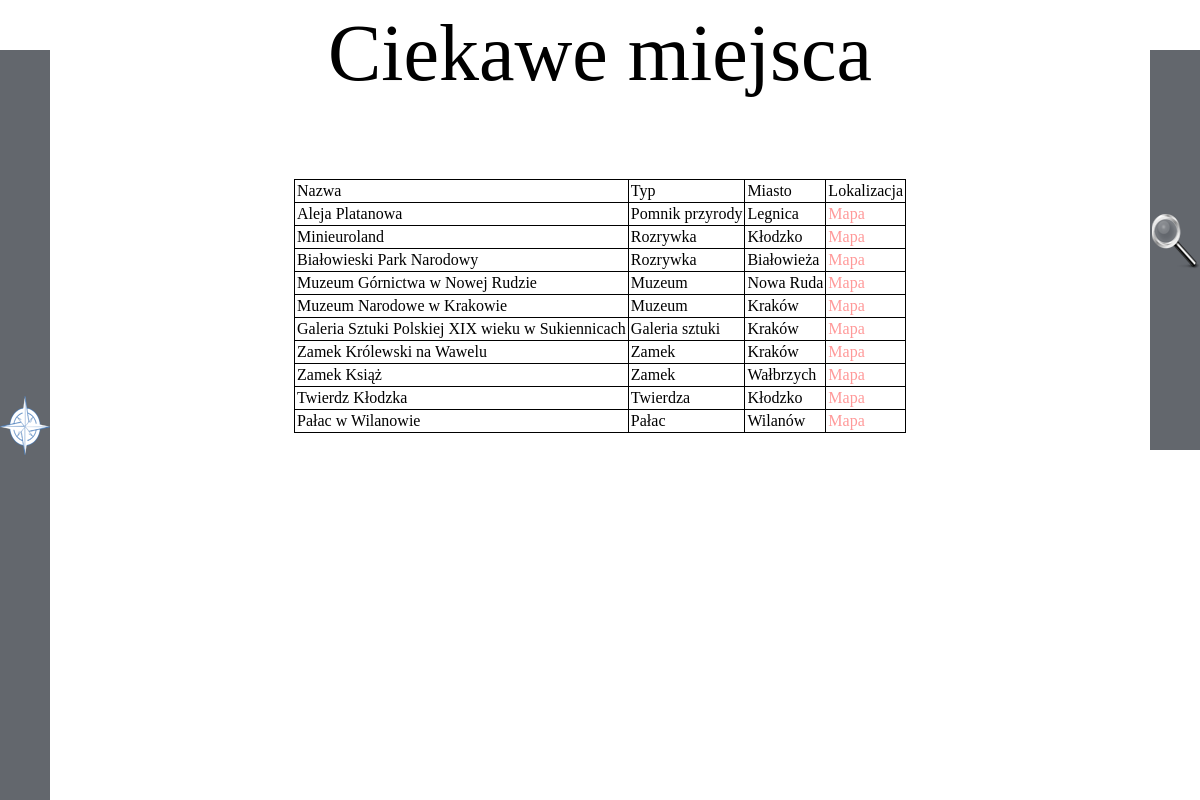
/miejsca.php, run on the app's committed database.
### tables this page shows
CREATE TABLE IF NOT EXISTS `miejsca` (
  `Id_miejsca` int(11) NOT NULL,
  `Nazwa` varchar(100) NOT NULL,
  `Typ` varchar(30) NOT NULL,
  `Miasto` varchar(50) NOT NULL,
  `Lokalizacja` varchar(255) NOT NULL
);

### miejsca.php (the view, shortened to what this page needs)
<html>
<head>
</head>
<body>
<center><p id="naglowek">Ciekawe miejsca</p></center>
<div id="menu">
<img src="bar3.png" style="float: right; border-left: 1px solid black">
<center><br>NAWIGACJA<br><br>
<a href="index.php">Strona tytułowa</a><br><br>
</center>
</div>
<?php
require('config.inc.php');
?>
<div id="wysz">
<img src="bar1.png" style="float: left; border-right: 1px solid black">
<form action="wysz_miej.php" method="post" enctype="multipart/form-data">
<br><br><center></center>
</form><br><br>
<center>(?) Zaznacz według, którego kryterium<br>chcesz szukać, a następnie uzupełnij<br>te pole i wciśnij przycisk "wyszukaj"</center>
</div>
<center>
<?php
$sql='SELECT * FROM miejsca ' ;
echo '<table border="1" ></td><td>Nazwa</td><td>Typ</td><td>Miasto</td><td>Lokalizacja</td>';
$r = mysqli_query($dbc,$sql)
  or die("Error: ".mysqli_error($dbc));
while (list($Id_miejsca, $Nazwa, $Typ, $Miasto, $Lokalizacja) = mysqli_fetch_array($r, MYSQLI_NUM)){
	echo '<tr><td>'. $Nazwa.'</td><td>'.$Typ.'</td><td>'.$Miasto.'</td><td><a href='.$Lokalizacja .' target=_blank>Mapa</a></td></tr> ';
	}
	echo '</table>';
	?>
</center>
</body>
</html>

### index.css (style rules this page uses)
#naglowek { font-size: 80px }
#wysz { position:fixed; top: 50; right:-400; height:400; width:450; background-color:#63676d; transition:0.5s; }
table, th, td { border: 1px solid black; border-collapse: collapse; padding: 2px; }
a:link, a:visited { color: rgba(255,0,0,0.4); text-decoration: none; }
#menu { position: fixed; top: 50; left: -400; height: 850; width: 450; background-color: #63676d; transition: 0.5s; font-size: 20px; }

### data on the page
miejsca: Nazwa "Aleja Platanowa", Typ "Pomnik przyrody", Miasto "Legnica"
miejsca: Nazwa "Minieuroland", Typ "Rozrywka", Miasto "Kłodzko"
miejsca: Nazwa "Białowieski Park Narodowy", Typ "Rozrywka", Miasto "Białowieża"
miejsca: Nazwa "Muzeum Górnictwa w Nowej Rudzie", Typ "Muzeum", Miasto "Nowa Ruda"
miejsca: Nazwa "Muzeum Narodowe w Krakowie", Typ "Muzeum", Miasto "Kraków"
miejsca: Nazwa "Galeria Sztuki Polskiej XIX wieku w Sukiennicach", Typ "Galeria sztuki", Miasto "Kraków"
miejsca: Nazwa "Zamek Królewski na Wawelu", Typ "Zamek", Miasto "Kraków"
miejsca: Nazwa "Zamek Książ", Typ "Zamek", Miasto "Wałbrzych"
miejsca: Nazwa "Twierdz Kłodzka", Typ "Twierdza", Miasto "Kłodzko"
miejsca: Nazwa "Pałac w Wilanowie", Typ "Pałac", Miasto "Wilanów"
